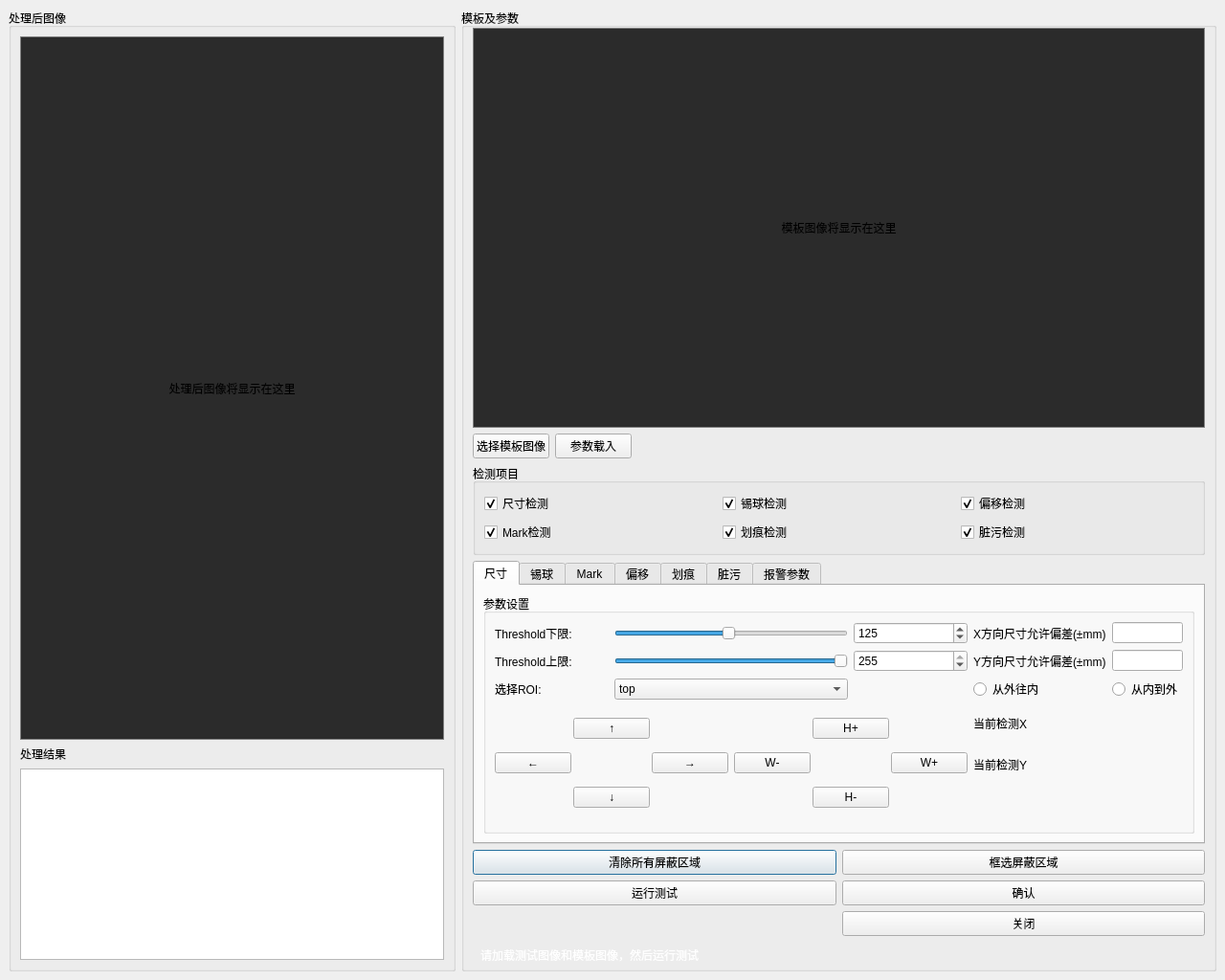
<?xml version="1.0" encoding="UTF-8"?>
<ui version="4.0">
 <class>DryPramasSetDialog</class>
 <widget class="QDialog" name="DryPramasSetDialog">
  <property name="geometry">
   <rect>
    <x>0</x>
    <y>0</y>
    <width>1280</width>
    <height>1024</height>
   </rect>
  </property>
  <property name="minimumSize">
   <size>
    <width>1280</width>
    <height>1024</height>
   </size>
  </property>
  <property name="windowTitle">
   <string>模板有效性测试</string>
  </property>
  <layout class="QHBoxLayout" name="main_layout" stretch="10,6">
   <property name="spacing">
    <number>6</number>
   </property>
   <property name="leftMargin">
    <number>9</number>
   </property>
   <property name="topMargin">
    <number>9</number>
   </property>
   <property name="rightMargin">
    <number>9</number>
   </property>
   <property name="bottomMargin">
    <number>9</number>
   </property>
   <item>
    <widget class="QGroupBox" name="left_group">
     <property name="sizePolicy">
      <sizepolicy hsizetype="Expanding" vsizetype="Expanding">
       <horstretch>0</horstretch>
       <verstretch>0</verstretch>
      </sizepolicy>
     </property>
     <property name="title">
      <string>处理后图像</string>
     </property>
     <layout class="QVBoxLayout" name="left_layout">
      <property name="spacing">
       <number>6</number>
      </property>
      <property name="leftMargin">
       <number>9</number>
      </property>
      <property name="topMargin">
       <number>9</number>
      </property>
      <property name="rightMargin">
       <number>9</number>
      </property>
      <property name="bottomMargin">
       <number>9</number>
      </property>
      <item>
       <widget class="QLabel" name="processed_image_label">
        <property name="sizePolicy">
         <sizepolicy hsizetype="Expanding" vsizetype="Expanding">
          <horstretch>0</horstretch>
          <verstretch>1</verstretch>
         </sizepolicy>
        </property>
        <property name="minimumSize">
         <size>
          <width>400</width>
          <height>300</height>
         </size>
        </property>
        <property name="styleSheet">
         <string notr="true">border: 1px solid gray; background-color: #2b2b2b;</string>
        </property>
        <property name="text">
         <string>处理后图像将显示在这里</string>
        </property>
        <property name="alignment">
         <set>Qt::AlignCenter</set>
        </property>
       </widget>
      </item>
      <item>
       <widget class="QLabel" name="label_test_result_title">
        <property name="text">
         <string>处理结果</string>
        </property>
       </widget>
      </item>
      <item>
       <widget class="QTextEdit" name="textEdit_test_result">
        <property name="minimumSize">
         <size>
          <width>0</width>
          <height>200</height>
         </size>
        </property>
        <property name="readOnly">
         <bool>true</bool>
        </property>
       </widget>
      </item>
     </layout>
    </widget>
   </item>
   <item>
    <widget class="QGroupBox" name="right_group">
     <property name="sizePolicy">
      <sizepolicy hsizetype="Preferred" vsizetype="Expanding">
       <horstretch>0</horstretch>
       <verstretch>0</verstretch>
      </sizepolicy>
     </property>
     <property name="title">
      <string>模板及参数</string>
     </property>
     <layout class="QGridLayout" name="gridLayout_9">
      <property name="leftMargin">
       <number>9</number>
      </property>
      <property name="topMargin">
       <number>0</number>
      </property>
      <property name="rightMargin">
       <number>9</number>
      </property>
      <property name="bottomMargin">
       <number>0</number>
      </property>
      <item row="4" column="0">
       <widget class="QPushButton" name="btn_clear_roi">
        <property name="text">
         <string>清除所有屏蔽区域</string>
        </property>
       </widget>
      </item>
      <item row="9" column="0">
       <widget class="QLabel" name="info_label">
        <property name="styleSheet">
         <string notr="true">color: white; padding: 5px;</string>
        </property>
        <property name="text">
         <string>请加载测试图像和模板图像，然后运行测试</string>
        </property>
       </widget>
      </item>
      <item row="6" column="0">
       <widget class="QPushButton" name="btn_run_test">
        <property name="minimumSize">
         <size>
          <width>0</width>
          <height>0</height>
         </size>
        </property>
        <property name="text">
         <string>运行测试</string>
        </property>
       </widget>
      </item>
      <item row="4" column="1">
       <widget class="QPushButton" name="btn_ignore_roi">
        <property name="minimumSize">
         <size>
          <width>0</width>
          <height>0</height>
         </size>
        </property>
        <property name="text">
         <string>框选屏蔽区域</string>
        </property>
       </widget>
      </item>
      <item row="3" column="0" colspan="2">
       <widget class="QTabWidget" name="tabWidget">
        <property name="sizePolicy">
         <sizepolicy hsizetype="Preferred" vsizetype="Preferred">
          <horstretch>0</horstretch>
          <verstretch>0</verstretch>
         </sizepolicy>
        </property>
        <property name="minimumSize">
         <size>
          <width>0</width>
          <height>200</height>
         </size>
        </property>
        <property name="currentIndex">
         <number>0</number>
        </property>
        <widget class="QWidget" name="tab_size_dry">
         <attribute name="title">
          <string>尺寸</string>
         </attribute>
         <layout class="QGridLayout" name="gridLayout_2">
          <item row="1" column="0">
           <widget class="QGroupBox" name="params_group">
            <property name="title">
             <string>参数设置</string>
            </property>
            <layout class="QGridLayout" name="gridLayout">
             <property name="spacing">
              <number>6</number>
             </property>
             <item row="0" column="1" colspan="2">
              <widget class="QSlider" name="horizontalSlider_3">
               <property name="maximum">
                <number>255</number>
               </property>
               <property name="value">
                <number>125</number>
               </property>
               <property name="orientation">
                <enum>Qt::Horizontal</enum>
               </property>
              </widget>
             </item>
             <item row="3" column="0">
              <widget class="QLabel" name="label_thresh_upper_size">
               <property name="text">
                <string>Threshold上限:</string>
               </property>
              </widget>
             </item>
             <item row="0" column="5">
              <widget class="QLineEdit" name="line_X_tolerance_allow"/>
             </item>
             <item row="3" column="3">
              <widget class="QSpinBox" name="spin_thresh_upper_size">
               <property name="maximum">
                <number>255</number>
               </property>
               <property name="value">
                <number>255</number>
               </property>
              </widget>
             </item>
             <item row="3" column="4">
              <widget class="QLabel" name="label_4">
               <property name="text">
                <string>Y方向尺寸允许偏差(±mm)</string>
               </property>
              </widget>
             </item>
             <item row="5" column="0">
              <widget class="QLabel" name="label_size_roi_side">
               <property name="text">
                <string>选择ROI:</string>
               </property>
              </widget>
             </item>
             <item row="0" column="0">
              <widget class="QLabel" name="label_thresh_lower_size">
               <property name="text">
                <string>Threshold下限:</string>
               </property>
              </widget>
             </item>
             <item row="3" column="1" colspan="2">
              <widget class="QSlider" name="horizontalSlider_4">
               <property name="maximum">
                <number>255</number>
               </property>
               <property name="value">
                <number>255</number>
               </property>
               <property name="orientation">
                <enum>Qt::Horizontal</enum>
               </property>
              </widget>
             </item>
             <item row="5" column="1" colspan="2">
              <widget class="QComboBox" name="combo_size_roi_side">
               <item>
                <property name="text">
                 <string>top</string>
                </property>
               </item>
               <item>
                <property name="text">
                 <string>left</string>
                </property>
               </item>
               <item>
                <property name="text">
                 <string>bottom</string>
                </property>
               </item>
               <item>
                <property name="text">
                 <string>right</string>
                </property>
               </item>
              </widget>
             </item>
             <item row="0" column="3">
              <widget class="QSpinBox" name="spin_thresh_lower_size">
               <property name="maximum">
                <number>255</number>
               </property>
               <property name="value">
                <number>125</number>
               </property>
              </widget>
             </item>
             <item row="5" column="3">
              <widget class="QLabel" name="label_size_roi_xywh">
               <property name="text">
                <string/>
               </property>
              </widget>
             </item>
             <item row="3" column="5">
              <widget class="QLineEdit" name="line_Y_tolerance_allow"/>
             </item>
             <item row="0" column="4">
              <widget class="QLabel" name="label_3">
               <property name="text">
                <string>X方向尺寸允许偏差(±mm)</string>
               </property>
              </widget>
             </item>
             <item row="6" column="0" rowspan="3" colspan="2">
              <layout class="QGridLayout" name="gridLayout_size_roi_pos">
               <property name="leftMargin">
                <number>0</number>
               </property>
               <property name="topMargin">
                <number>0</number>
               </property>
               <property name="rightMargin">
                <number>0</number>
               </property>
               <property name="bottomMargin">
                <number>0</number>
               </property>
               <property name="spacing">
                <number>2</number>
               </property>
               <item row="0" column="1">
                <widget class="QPushButton" name="btn_size_roi_up">
                 <property name="text">
                  <string>↑</string>
                 </property>
                </widget>
               </item>
               <item row="1" column="0">
                <widget class="QPushButton" name="btn_size_roi_left">
                 <property name="text">
                  <string>←</string>
                 </property>
                </widget>
               </item>
               <item row="1" column="2">
                <widget class="QPushButton" name="btn_size_roi_right">
                 <property name="text">
                  <string>→</string>
                 </property>
                </widget>
               </item>
               <item row="2" column="1">
                <widget class="QPushButton" name="btn_size_roi_down">
                 <property name="text">
                  <string>↓</string>
                 </property>
                </widget>
               </item>
              </layout>
             </item>
             <item row="6" column="2" rowspan="3" colspan="2">
              <layout class="QGridLayout" name="gridLayout_size_roi_wh">
               <property name="leftMargin">
                <number>0</number>
               </property>
               <property name="topMargin">
                <number>0</number>
               </property>
               <property name="rightMargin">
                <number>0</number>
               </property>
               <property name="bottomMargin">
                <number>0</number>
               </property>
               <property name="spacing">
                <number>2</number>
               </property>
               <item row="0" column="1">
                <widget class="QPushButton" name="btn_size_roi_h_inc">
                 <property name="text">
                  <string>H+</string>
                 </property>
                </widget>
               </item>
               <item row="1" column="0">
                <widget class="QPushButton" name="btn_size_roi_w_dec">
                 <property name="text">
                  <string>W-</string>
                 </property>
                </widget>
               </item>
               <item row="1" column="2">
                <widget class="QPushButton" name="btn_size_roi_w_inc">
                 <property name="text">
                  <string>W+</string>
                 </property>
                </widget>
               </item>
               <item row="2" column="1">
                <widget class="QPushButton" name="btn_size_roi_h_dec">
                 <property name="text">
                  <string>H-</string>
                 </property>
                </widget>
               </item>
              </layout>
             </item>
             <item row="7" column="4">
              <widget class="QLabel" name="label_14">
               <property name="text">
                <string>当前检测Y</string>
               </property>
              </widget>
             </item>
             <item row="7" column="5">
              <widget class="QLabel" name="label_current_y_mm">
               <property name="text">
                <string/>
               </property>
              </widget>
             </item>
             <item row="6" column="4">
              <widget class="QLabel" name="label_13">
               <property name="text">
                <string>当前检测X</string>
               </property>
              </widget>
             </item>
             <item row="6" column="5">
              <widget class="QLabel" name="label_current_x_mm">
               <property name="text">
                <string/>
               </property>
              </widget>
             </item>
             <item row="5" column="4">
              <widget class="QRadioButton" name="radioButton_inward_detect">
               <property name="text">
                <string>从外往内</string>
               </property>
               <property name="autoExclusive">
                <bool>true</bool>
               </property>
              </widget>
             </item>
             <item row="5" column="5">
              <widget class="QRadioButton" name="radioButton_outward_detect">
               <property name="text">
                <string>从内到外</string>
               </property>
               <property name="autoExclusive">
                <bool>true</bool>
               </property>
              </widget>
             </item>
            </layout>
           </widget>
          </item>
         </layout>
        </widget>
        <widget class="QWidget" name="tab_ball_dry">
         <attribute name="title">
          <string>锡球</string>
         </attribute>
         <layout class="QGridLayout" name="gridLayout_3">
          <item row="0" column="0">
           <widget class="QGroupBox" name="groupBox">
            <property name="title">
             <string>参数设置</string>
            </property>
            <layout class="QGridLayout" name="gridLayout_4">
             <item row="5" column="1">
              <widget class="QSpinBox" name="spin_area_max">
               <property name="maximum">
                <number>10000</number>
               </property>
               <property name="value">
                <number>500</number>
               </property>
              </widget>
             </item>
             <item row="4" column="0">
              <widget class="QLabel" name="label_area_min">
               <property name="text">
                <string>锡球面积下限:</string>
               </property>
              </widget>
             </item>
             <item row="0" column="0">
              <widget class="QLabel" name="label_5">
               <property name="text">
                <string>Threshold下限:</string>
               </property>
              </widget>
             </item>
             <item row="2" column="0">
              <widget class="QLabel" name="label_thresh_upper_ball">
               <property name="text">
                <string>Threshold上限:</string>
               </property>
              </widget>
             </item>
             <item row="3" column="1">
              <widget class="QLineEdit" name="line_ballnum_allow"/>
             </item>
             <item row="3" column="0">
              <widget class="QLabel" name="label">
               <property name="text">
                <string>锡球数量:</string>
               </property>
              </widget>
             </item>
             <item row="4" column="1">
              <widget class="QSpinBox" name="spin_area_min">
               <property name="maximum">
                <number>1000000</number>
               </property>
               <property name="value">
                <number>100</number>
               </property>
              </widget>
             </item>
             <item row="5" column="0">
              <widget class="QLabel" name="label_area_max">
               <property name="text">
                <string>锡球面积上限:</string>
               </property>
              </widget>
             </item>
             <item row="2" column="3">
              <widget class="QSpinBox" name="spin_thresh_upper_ball">
               <property name="maximum">
                <number>255</number>
               </property>
               <property name="value">
                <number>255</number>
               </property>
              </widget>
             </item>
             <item row="0" column="3">
              <widget class="QSpinBox" name="spin_thresh_lower_ball">
               <property name="maximum">
                <number>255</number>
               </property>
               <property name="value">
                <number>125</number>
               </property>
              </widget>
             </item>
             <item row="0" column="1" colspan="2">
              <widget class="QSlider" name="horizontalSlider">
               <property name="maximum">
                <number>255</number>
               </property>
               <property name="pageStep">
                <number>1</number>
               </property>
               <property name="orientation">
                <enum>Qt::Horizontal</enum>
               </property>
              </widget>
             </item>
             <item row="2" column="1" colspan="2">
              <widget class="QSlider" name="horizontalSlider_2">
               <property name="maximum">
                <number>255</number>
               </property>
               <property name="pageStep">
                <number>1</number>
               </property>
               <property name="orientation">
                <enum>Qt::Horizontal</enum>
               </property>
              </widget>
             </item>
             <item row="4" column="2">
              <widget class="QLabel" name="label_2">
               <property name="text">
                <string>锡球大小允许偏差(mm):</string>
               </property>
              </widget>
             </item>
             <item row="4" column="3">
              <widget class="QLineEdit" name="line_ball_radius_tolerance_allow"/>
             </item>
             <item row="3" column="2">
              <widget class="QLabel" name="label_10">
               <property name="text">
                <string>锡球标准半径(mm)：</string>
               </property>
              </widget>
             </item>
             <item row="3" column="3">
              <widget class="QLineEdit" name="lineEdit_ball_radius_std"/>
             </item>
             <item row="5" column="2">
              <widget class="QPushButton" name="pushButton_create_ball_search_roi_dry">
               <property name="text">
                <string>框选检测区域</string>
               </property>
              </widget>
             </item>
             <item row="5" column="3">
              <widget class="QLabel" name="label_ball_roi_color">
               <property name="minimumSize">
                <size>
                 <width>20</width>
                 <height>20</height>
                </size>
               </property>
               <property name="maximumSize">
                <size>
                 <width>20</width>
                 <height>20</height>
                </size>
               </property>
               <property name="styleSheet">
                <string notr="true">background-color: rgb(0, 255, 255); border: 1px solid gray;</string>
               </property>
               <property name="text">
                <string/>
               </property>
              </widget>
             </item>
             <item row="5" column="4">
              <widget class="QPushButton" name="pushButton_clear_ball_search_roi_dry">
               <property name="text">
                <string>清除检测区域</string>
               </property>
              </widget>
             </item>
            </layout>
           </widget>
          </item>
         </layout>
        </widget>
        <widget class="QWidget" name="tab_mark">
         <attribute name="title">
          <string>Mark</string>
         </attribute>
         <layout class="QGridLayout" name="gridLayout_5">
          <item row="1" column="1">
           <widget class="QGroupBox" name="groupBox_2">
            <property name="title">
             <string>参数设置</string>
            </property>
            <layout class="QGridLayout" name="gridLayout_6">
             <item row="4" column="1" colspan="4">
              <widget class="QPushButton" name="pushButton_manage_mark_roi_dry">
               <property name="text">
                <string>检测区域管理</string>
               </property>
              </widget>
             </item>
             <item row="1" column="0">
              <widget class="QLabel" name="label_7">
               <property name="text">
                <string>Threshold上限:</string>
               </property>
              </widget>
             </item>
             <item row="3" column="0">
              <widget class="QLabel" name="label_6">
               <property name="text">
                <string>Threshold下限:</string>
               </property>
              </widget>
             </item>
             <item row="1" column="2">
              <widget class="QSpinBox" name="spinBox_threshold_min_mark_dry">
               <property name="maximum">
                <number>255</number>
               </property>
              </widget>
             </item>
             <item row="4" column="0">
              <widget class="QLabel" name="label_mark_roi_manage_dry">
               <property name="text">
                <string>检测区域：</string>
               </property>
              </widget>
             </item>
             <item row="3" column="2">
              <widget class="QSpinBox" name="spinBox_threshold_max_mark_dry">
               <property name="maximum">
                <number>255</number>
               </property>
              </widget>
             </item>
             <item row="1" column="1">
              <widget class="QSlider" name="horizontalSlider_threshold_min_mark_dry">
               <property name="maximum">
                <number>255</number>
               </property>
               <property name="orientation">
                <enum>Qt::Horizontal</enum>
               </property>
              </widget>
             </item>
             <item row="3" column="1">
              <widget class="QSlider" name="horizontalSlider_threshold_max_mark_dry">
               <property name="maximum">
                <number>255</number>
               </property>
               <property name="orientation">
                <enum>Qt::Horizontal</enum>
               </property>
              </widget>
             </item>
            </layout>
           </widget>
          </item>
         </layout>
        </widget>
        <widget class="QWidget" name="tab">
         <attribute name="title">
          <string>偏移</string>
         </attribute>
         <layout class="QGridLayout" name="gridLayout_7">
          <item row="3" column="0">
           <widget class="QLabel" name="label_12">
            <property name="text">
             <string>Y方向允许值(±mm):</string>
            </property>
           </widget>
          </item>
          <item row="2" column="1">
           <widget class="QLineEdit" name="lineEdit_shift_x_tolerance"/>
          </item>
          <item row="3" column="1">
           <widget class="QLineEdit" name="lineEdit_shift_y_tolerance"/>
          </item>
          <item row="2" column="0">
           <widget class="QLabel" name="label_11">
            <property name="text">
             <string>X方向允许值(±mm):</string>
            </property>
           </widget>
          </item>
          <item row="0" column="0" colspan="2">
           <widget class="QTextBrowser" name="textBrowser">
            <property name="html">
             <string>&lt;!DOCTYPE HTML PUBLIC &quot;-//W3C//DTD HTML 4.0//EN&quot; &quot;http://www.w3.org/TR/REC-html40/strict.dtd&quot;&gt;
&lt;html&gt;&lt;head&gt;&lt;meta name=&quot;qrichtext&quot; content=&quot;1&quot; /&gt;&lt;style type=&quot;text/css&quot;&gt;
p, li { white-space: pre-wrap; }
&lt;/style&gt;&lt;/head&gt;&lt;body style=&quot; font-family:'SimSun'; font-size:9pt; font-weight:400; font-style:normal;&quot;&gt;
&lt;p style=&quot; margin-top:0px; margin-bottom:0px; margin-left:0px; margin-right:0px; -qt-block-indent:0; text-indent:0px;&quot;&gt;注意：shift偏移检测需要在同时开启尺寸检测和锡球检测的情况下才会生效&lt;/p&gt;&lt;/body&gt;&lt;/html&gt;</string>
            </property>
           </widget>
          </item>
         </layout>
        </widget>
        <widget class="QWidget" name="tab_2">
         <attribute name="title">
          <string>划痕</string>
         </attribute>
         <layout class="QGridLayout" name="gridLayout_scratch">
          <item row="0" column="0">
           <widget class="QGroupBox" name="groupBox_scratch">
            <property name="title">
             <string>参数设置</string>
            </property>
            <layout class="QGridLayout" name="gridLayout_scratch_params">
             <item row="0" column="0">
              <widget class="QLabel" name="label_thresh_lower_scratch">
               <property name="text">
                <string>Threshold下限:</string>
               </property>
              </widget>
             </item>
             <item row="0" column="1" colspan="2">
              <widget class="QSlider" name="horizontalSlider_thresh_lower_scratch">
               <property name="maximum">
                <number>255</number>
               </property>
               <property name="pageStep">
                <number>1</number>
               </property>
               <property name="orientation">
                <enum>Qt::Horizontal</enum>
               </property>
              </widget>
             </item>
             <item row="0" column="3">
              <widget class="QSpinBox" name="spin_thresh_lower_scratch">
               <property name="maximum">
                <number>255</number>
               </property>
               <property name="value">
                <number>125</number>
               </property>
              </widget>
             </item>
             <item row="1" column="0">
              <widget class="QLabel" name="label_thresh_upper_scratch">
               <property name="text">
                <string>Threshold上限:</string>
               </property>
              </widget>
             </item>
             <item row="1" column="1" colspan="2">
              <widget class="QSlider" name="horizontalSlider_thresh_upper_scratch">
               <property name="maximum">
                <number>255</number>
               </property>
               <property name="pageStep">
                <number>1</number>
               </property>
               <property name="orientation">
                <enum>Qt::Horizontal</enum>
               </property>
              </widget>
             </item>
             <item row="1" column="3">
              <widget class="QSpinBox" name="spin_thresh_upper_scratch">
               <property name="maximum">
                <number>255</number>
               </property>
               <property name="value">
                <number>255</number>
               </property>
              </widget>
             </item>
             <item row="2" column="0">
              <widget class="QLabel" name="label_scratch_length">
               <property name="text">
                <string>划痕长度:</string>
               </property>
              </widget>
             </item>
             <item row="2" column="1">
              <widget class="QLineEdit" name="lineEdit_scratch_length"/>
             </item>
             <item row="3" column="2">
              <widget class="QPushButton" name="pushButton_create_scratch_roi_dry">
               <property name="text">
                <string>框选检测区域</string>
               </property>
              </widget>
             </item>
             <item row="3" column="3">
              <widget class="QLabel" name="label_scratch_roi_color">
               <property name="minimumSize">
                <size>
                 <width>20</width>
                 <height>20</height>
                </size>
               </property>
               <property name="maximumSize">
                <size>
                 <width>20</width>
                 <height>20</height>
                </size>
               </property>
               <property name="styleSheet">
                <string notr="true">background-color: rgb(0, 255, 0); border: 1px solid gray;</string>
               </property>
               <property name="text">
                <string/>
               </property>
              </widget>
             </item>
             <item row="3" column="4">
              <widget class="QPushButton" name="pushButton_clear_scratch_roi_dry">
               <property name="text">
                <string>清除检测区域</string>
               </property>
              </widget>
             </item>
            </layout>
           </widget>
          </item>
         </layout>
        </widget>
        <widget class="QWidget" name="tab_3">
         <attribute name="title">
          <string>脏污</string>
         </attribute>
        </widget>
        <widget class="QWidget" name="tab_ng_monitor">
         <attribute name="title">
          <string>报警参数</string>
         </attribute>
         <layout class="QGridLayout" name="gridLayout_ng_monitor">
          <item row="0" column="0">
           <widget class="QGroupBox" name="groupBox_ng_monitor">
            <property name="title">
             <string>NG 监控参数</string>
            </property>
            <layout class="QGridLayout" name="gridLayout_ng_monitor_params">
             <item row="3" column="3">
              <widget class="QLineEdit" name="lineEdit_min_yield_rate">
               <property name="placeholderText">
                <string>95.0</string>
               </property>
              </widget>
             </item>
             <item row="1" column="5">
              <widget class="QLineEdit" name="lineEdit_defect_limit_Scratch">
               <property name="placeholderText">
                <string>数量上限</string>
               </property>
              </widget>
             </item>
             <item row="3" column="2">
              <widget class="QLabel" name="label_min_yield_rate">
               <property name="text">
                <string>良率下限(%):</string>
               </property>
              </widget>
             </item>
             <item row="3" column="5">
              <widget class="QLineEdit" name="lineEdit_min_yield_sample_size">
               <property name="placeholderText">
                <string>100</string>
               </property>
              </widget>
             </item>
             <item row="1" column="2">
              <widget class="QLabel" name="label_defect_limit_BallCount">
               <property name="text">
                <string>缺球:</string>
               </property>
              </widget>
             </item>
             <item row="2" column="3">
              <widget class="QLineEdit" name="lineEdit_defect_limit_Shift">
               <property name="placeholderText">
                <string>数量上限</string>
               </property>
              </widget>
             </item>
             <item row="2" column="1">
              <widget class="QLineEdit" name="lineEdit_defect_limit_Size">
               <property name="placeholderText">
                <string>数量上限</string>
               </property>
              </widget>
             </item>
             <item row="3" column="4">
              <widget class="QLabel" name="label_min_yield_sample_size">
               <property name="text">
                <string>良率最小样本量:</string>
               </property>
              </widget>
             </item>
             <item row="2" column="2">
              <widget class="QLabel" name="label_defect_limit_Shift">
               <property name="text">
                <string>偏移:</string>
               </property>
              </widget>
             </item>
             <item row="2" column="0">
              <widget class="QLabel" name="label_defect_limit_Size">
               <property name="text">
                <string>尺寸:</string>
               </property>
              </widget>
             </item>
             <item row="1" column="3">
              <widget class="QLineEdit" name="lineEdit_defect_limit_BallCount">
               <property name="placeholderText">
                <string>数量上限</string>
               </property>
              </widget>
             </item>
             <item row="1" column="4">
              <widget class="QLabel" name="label_defect_limit_Scratch">
               <property name="text">
                <string>划痕:</string>
               </property>
              </widget>
             </item>
             <item row="1" column="1">
              <widget class="QLineEdit" name="lineEdit_defect_limit_Mark">
               <property name="placeholderText">
                <string>数量上限</string>
               </property>
              </widget>
             </item>
             <item row="2" column="5">
              <widget class="QLineEdit" name="lineEdit_defect_limit_Area">
               <property name="placeholderText">
                <string>数量上限</string>
               </property>
              </widget>
             </item>
             <item row="1" column="0">
              <widget class="QLabel" name="label_defect_limit_Mark">
               <property name="text">
                <string>标记:</string>
               </property>
              </widget>
             </item>
             <item row="2" column="4">
              <widget class="QLabel" name="label_defect_limit_Area">
               <property name="text">
                <string>大小球:</string>
               </property>
              </widget>
             </item>
             <item row="3" column="0" colspan="2">
              <widget class="QCheckBox" name="checkBox_ng_monitor_enabled">
               <property name="text">
                <string>启用监控</string>
               </property>
               <property name="checked">
                <bool>true</bool>
               </property>
              </widget>
             </item>
            </layout>
           </widget>
          </item>
         </layout>
        </widget>
       </widget>
      </item>
      <item row="2" column="0" colspan="2">
       <widget class="QGroupBox" name="groupBox_check_enable">
        <property name="title">
         <string>检测项目</string>
        </property>
        <layout class="QGridLayout" name="gridLayout_8">
         <item row="1" column="1">
          <widget class="QCheckBox" name="radioButton_scratch_check_enable">
           <property name="text">
            <string>划痕检测</string>
           </property>
           <property name="checked">
            <bool>true</bool>
           </property>
          </widget>
         </item>
         <item row="0" column="2">
          <widget class="QCheckBox" name="radioButton_shift_check_enable">
           <property name="text">
            <string>偏移检测</string>
           </property>
           <property name="checked">
            <bool>true</bool>
           </property>
          </widget>
         </item>
         <item row="0" column="0">
          <widget class="QCheckBox" name="radioButton_size_check_enable">
           <property name="text">
            <string>尺寸检测</string>
           </property>
           <property name="checked">
            <bool>true</bool>
           </property>
          </widget>
         </item>
         <item row="1" column="2">
          <widget class="QCheckBox" name="radioButton_dirts_check_enable">
           <property name="text">
            <string>脏污检测</string>
           </property>
           <property name="checked">
            <bool>true</bool>
           </property>
          </widget>
         </item>
         <item row="0" column="1">
          <widget class="QCheckBox" name="radioButton_ball_check_enable">
           <property name="text">
            <string>锡球检测</string>
           </property>
           <property name="checked">
            <bool>true</bool>
           </property>
          </widget>
         </item>
         <item row="1" column="0">
          <widget class="QCheckBox" name="radioButton_mark_check_enable">
           <property name="text">
            <string>Mark检测</string>
           </property>
           <property name="checked">
            <bool>true</bool>
           </property>
          </widget>
         </item>
        </layout>
       </widget>
      </item>
      <item row="0" column="0" colspan="2">
       <widget class="QLabel" name="template_image_label">
        <property name="sizePolicy">
         <sizepolicy hsizetype="Expanding" vsizetype="Expanding">
          <horstretch>0</horstretch>
          <verstretch>1</verstretch>
         </sizepolicy>
        </property>
        <property name="minimumSize">
         <size>
          <width>0</width>
          <height>200</height>
         </size>
        </property>
        <property name="styleSheet">
         <string notr="true">border: 1px solid gray; background-color: #2b2b2b;</string>
        </property>
        <property name="text">
         <string>模板图像将显示在这里</string>
        </property>
        <property name="alignment">
         <set>Qt::AlignCenter</set>
        </property>
       </widget>
      </item>
      <item row="1" column="0" colspan="2">
       <layout class="QHBoxLayout" name="template_btn_layout">
        <property name="spacing">
         <number>6</number>
        </property>
        <item>
         <widget class="QPushButton" name="btn_load_template">
          <property name="text">
           <string>选择模板图像</string>
          </property>
         </widget>
        </item>
        <item>
         <widget class="QPushButton" name="btn_load_params">
          <property name="minimumSize">
           <size>
            <width>0</width>
            <height>0</height>
           </size>
          </property>
          <property name="text">
           <string>参数载入</string>
          </property>
         </widget>
        </item>
        <item>
         <spacer name="template_btn_spacer">
          <property name="orientation">
           <enum>Qt::Horizontal</enum>
          </property>
          <property name="sizeType">
           <enum>QSizePolicy::Expanding</enum>
          </property>
          <property name="sizeHint" stdset="0">
           <size>
            <width>40</width>
            <height>20</height>
           </size>
          </property>
         </spacer>
        </item>
       </layout>
      </item>
      <item row="6" column="1">
       <widget class="QPushButton" name="btn_confirm_load">
        <property name="text">
         <string>确认</string>
        </property>
       </widget>
      </item>
      <item row="7" column="1">
       <widget class="QPushButton" name="btn_close">
        <property name="text">
         <string>关闭</string>
        </property>
       </widget>
      </item>
     </layout>
    </widget>
   </item>
  </layout>
 </widget>
 <resources/>
 <connections/>
</ui>
